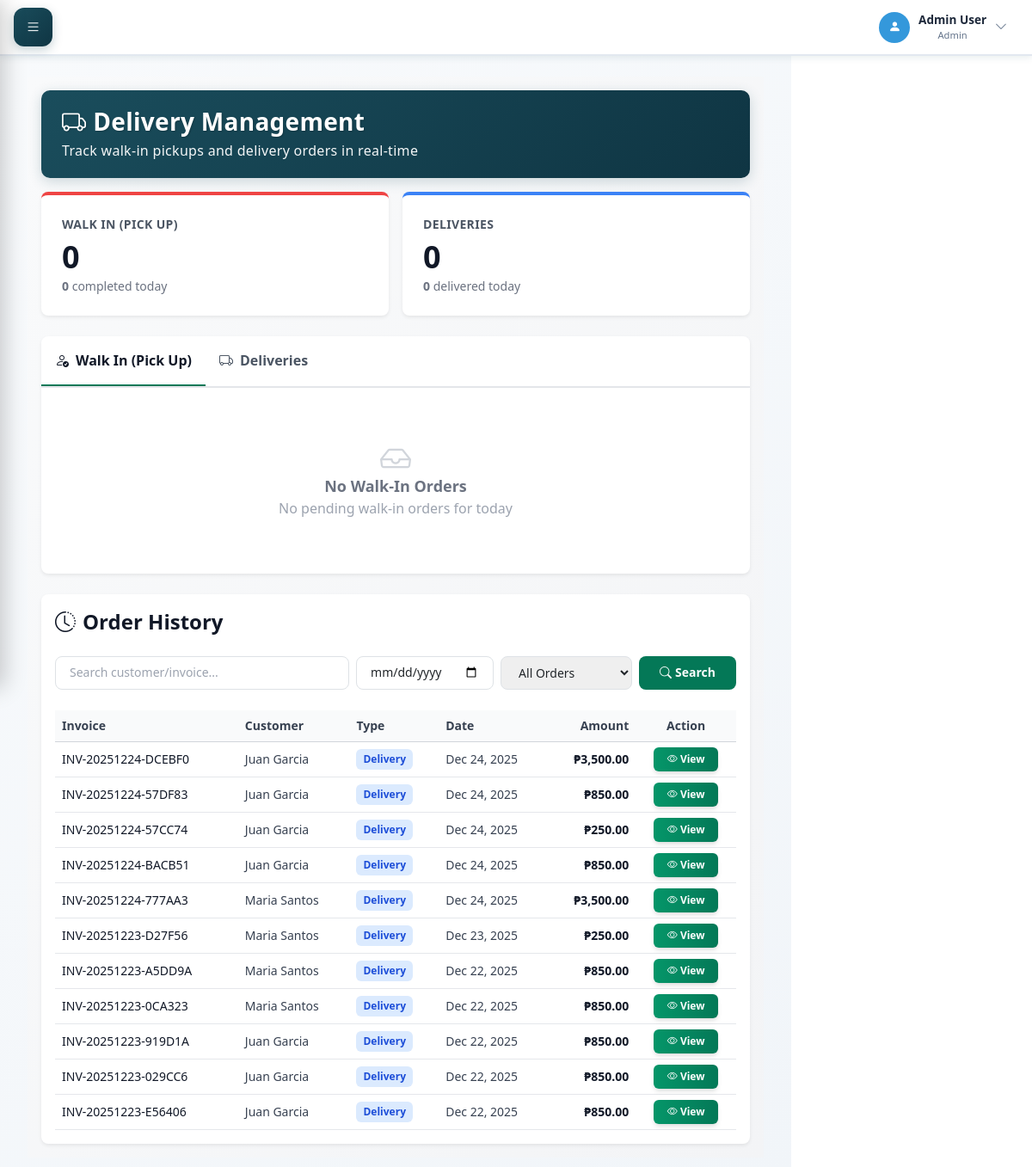
/admin/deliveries.php (signed in), run on the app's committed database.
### tables this page shows
CREATE TABLE `deliveries` (
  `delivery_id` int(11) NOT NULL,
  `sale_id` int(11) NOT NULL,
  `customer_id` int(11) NOT NULL,
  `rider_id` int(11) DEFAULT NULL,
  `delivery_address` text NOT NULL,
  `delivery_status` enum('pending','in_transit','delivered','cancelled') DEFAULT 'pending',
  `delivery_date` date DEFAULT NULL,
  `notes` text DEFAULT NULL,
  `created_at` timestamp NOT NULL DEFAULT current_timestamp(),
  `updated_at` timestamp NOT NULL DEFAULT current_timestamp() ON UPDATE current_timestamp()
);

CREATE TABLE `sales` (
  `sale_id` int(11) NOT NULL,
  `invoice_number` varchar(50) NOT NULL,
  `customer_id` int(11) DEFAULT NULL,
  `user_id` int(11) NOT NULL,
  `total_amount` decimal(10,2) NOT NULL,
  `total_capital` decimal(10,2) NOT NULL,
  `total_profit` decimal(10,2) NOT NULL,
  `payment_method` enum('cash','gcash','bank') NOT NULL,
  `status` enum('completed','pending','void') DEFAULT 'completed',
  `void_reason` text DEFAULT NULL,
  `voided_by` int(11) DEFAULT NULL,
  `voided_at` timestamp NULL DEFAULT NULL,
  `created_at` timestamp NOT NULL DEFAULT current_timestamp()
);

CREATE TABLE `customers` (
  `customer_id` int(11) NOT NULL,
  `customer_name` varchar(100) NOT NULL,
  `contact` varchar(20) DEFAULT NULL,
  `address` text DEFAULT NULL,
  `customer_type` enum('regular','commercial') DEFAULT 'regular',
  `status` enum('active','inactive') DEFAULT 'active',
  `created_at` timestamp NOT NULL DEFAULT current_timestamp(),
  `updated_at` timestamp NOT NULL DEFAULT current_timestamp() ON UPDATE current_timestamp()
);

### admin/deliveries.php (the view, shortened to what this page needs)
<?php
require_once '../config/database.php';
$walkin_sql = "SELECT d.*,
               s.invoice_number, s.total_amount,
               c.customer_name, c.address, c.contact as customer_phone,
               r.rider_name, r.contact as rider_phone
               FROM deliveries d
               JOIN sales s ON d.sale_id = s.sale_id
               LEFT JOIN customers c ON s.customer_id = c.customer_id
               LEFT JOIN riders r ON d.rider_id = r.rider_id
               WHERE s.customer_id IS NULL
               AND DATE(d.created_at) = CURDATE()
               ORDER BY d.delivery_status ASC, d.created_at DESC";
$walkin_result = mysqli_query($conn, $walkin_sql);
$stats_sql = "SELECT
              SUM(CASE WHEN s.customer_id IS NULL THEN 1 ELSE 0 END) as walkin_total,
              SUM(CASE WHEN s.customer_id IS NULL AND d.delivery_status = 'completed' THEN 1 ELSE 0 END) as walkin_completed,
              SUM(CASE WHEN s.customer_id IS NOT NULL THEN 1 ELSE 0 END) as delivery_total,
              SUM(CASE WHEN s.customer_id IS NOT NULL AND d.delivery_status = 'delivered' THEN 1 ELSE 0 END) as delivery_delivered
              FROM deliveries d
              JOIN sales s ON d.sale_id = s.sale_id
              WHERE DATE(d.created_at) = CURDATE()";
$stats_result = mysqli_query($conn, $stats_sql);
$stats = mysqli_fetch_assoc($stats_result);
$search_query = isset($_GET['search']) ? mysqli_real_escape_string($conn, $_GET['search']) : '';
$search_date = isset($_GET['search_date']) ? mysqli_real_escape_string($conn, $_GET['search_date']) : '';
$history_sql = "SELECT d.*,
                s.invoice_number, s.total_amount, s.payment_method, s.created_at as sale_date,
                c.customer_name, c.address, c.contact as customer_phone,
                r.rider_name, r.contact as rider_phone,
                u.full_name as cashier
                FROM deliveries d
                JOIN sales s ON d.sale_id = s.sale_id
                LEFT JOIN customers c ON s.customer_id = c.customer_id
                LEFT JOIN riders r ON d.rider_id = r.rider_id
                LEFT JOIN users u ON s.user_id = u.user_id
                WHERE 1=1";
$history_sql .= " GROUP BY d.delivery_id ORDER BY d.created_at DESC LIMIT 100";
$history_result = mysqli_query($conn, $history_sql);
include '../includes/header.php';
?>
<link href="https://cdn.jsdelivr.net/npm/tailwindcss@2.2.19/dist/tailwind.min.css" rel="stylesheet">
<link href="https://cdn.jsdelivr.net/npm/sweetalert2@11.10.0/dist/sweetalert2.min.css" rel="stylesheet">
<div class="main-content">
    <div class="min-h-screen bg-gradient-to-br from-gray-50 to-gray-100 p-3 sm:p-4 md:p-6">
        <div class="max-w-7xl mx-auto">
        <div class="dashboard-header">
            <div class="header-content">
                <h1 class="animate-slide-in">
                    <i class="bi bi-truck me-2"></i>Delivery Management
                </h1>
                <p class="mb-0 animate-fade-in">
                    Track walk-in pickups and delivery orders in real-time
                </p>
            </div>
            </div>
        </div>
        <div class="grid grid-cols-1 sm:grid-cols-2 gap-3 md:gap-4 mb-6">
            <div class="bg-white rounded-lg shadow-sm p-4 md:p-6 border-t-4 border-red-500">
                <h3 class="text-xs md:text-sm font-semibold text-gray-600 uppercase tracking-wide">Walk In (Pick Up)</h3>
                <p class="text-3xl md:text-4xl font-bold text-gray-900 mt-2"><?php echo ($stats['walkin_total'] ?? 0); ?></p>
                <p class="text-xs md:text-sm text-gray-500 mt-1">
                    <strong><?php echo ($stats['walkin_completed'] ?? 0); ?></strong> completed today
                </p>
            </div>
            <div class="bg-white rounded-lg shadow-sm p-4 md:p-6 border-t-4 border-blue-500">
                <h3 class="text-xs md:text-sm font-semibold text-gray-600 uppercase tracking-wide">Deliveries</h3>
                <p class="text-3xl md:text-4xl font-bold text-gray-900 mt-2"><?php echo ($stats['delivery_total'] ?? 0); ?></p>
                <p class="text-xs md:text-sm text-gray-500 mt-1">
                    <strong><?php echo ($stats['delivery_delivered'] ?? 0); ?></strong> delivered today
                </p>
            </div>
        </div>
        <div class="bg-white rounded-t-lg shadow-sm border-b overflow-x-auto">
            <div class="flex border-b min-w-max md:min-w-0">
                <button class="section-tab-btn active px-3 md:px-6 py-3 md:py-4 font-semibold text-sm md:text-base text-gray-900 border-b-2 border-green-700 whitespace-nowrap" data-tab="walkin">
                    <i class="bi bi-person-check mr-2"></i>Walk In (Pick Up)
                </button>
                <button class="section-tab-btn px-3 md:px-6 py-3 md:py-4 font-semibold text-sm md:text-base text-gray-600 border-b-2 border-transparent hover:text-gray-900 whitespace-nowrap" data-tab="delivery">
                    <i class="bi bi-truck mr-2"></i>Deliveries
                </button>
            </div>
        </div>
        <div id="walkin-tab" class="tab-content bg-white shadow-sm rounded-b-lg p-3 md:p-6 mb-6">
            <div class="grid grid-cols-1 sm:grid-cols-2 lg:grid-cols-3 gap-3 md:gap-4">
                <?php
                if (mysqli_num_rows($walkin_result) > 0) {
                    while ($item = mysqli_fetch_assoc($walkin_result)):
                ?>
                    <div class="bg-white border border-gray-200 rounded-lg overflow-hidden hover:shadow-md transition">
                        <div class="bg-gradient-to-r from-gray-50 to-gray-100 p-3 md:p-4 border-b">
                            <h4 class="font-semibold text-gray-900 text-sm md:text-base"><?php echo htmlspecialchars($item['invoice_number']); ?></h4>
                            <p class="text-xs md:text-sm text-gray-600">
                                <i class="bi bi-clock mr-1"></i><?php echo date('M d, Y h:i A', strtotime($item['created_at'])); ?>
                            </p>
                        </div>
                        <div class="p-3 md:p-4 space-y-3">
                            <div>
                                <span class="inline-block px-2 md:px-3 py-1 text-xs font-semibold text-white bg-green-600 rounded-full">
                                    <?php echo ucwords(str_replace('_', ' ', $item['delivery_status'])); ?>
                                </span>
                            </div>
                            <div>
                                <p class="text-xs font-semibold text-gray-600 uppercase">Customer</p>
                                <p class="text-sm md:text-base text-gray-900 font-medium">Walk-In</p>
                            </div>
                            <div>
                                <p class="text-xs font-semibold text-gray-600 uppercase">Amount</p>
                                <p class="text-lg md:text-xl font-bold text-green-600">₱<?php echo number_format($item['total_amount'], 2); ?></p>
                            </div>
                            <?php if ($item['rider_name']): ?>
                                <div class="bg-gradient-to-r from-emerald-800 to-emerald-900 p-3 rounded-lg shadow-md border-2 border-yellow-400">
                                    <p class="text-xs font-bold text-yellow-300 uppercase tracking-wide mb-1 flex items-center gap-1">
                                        <i class="bi bi-person-check-fill"></i> Rider Assigned
                                    </p>
                                    <p class="text-yellow-400 font-bold text-sm md:text-base flex items-center gap-2">
                                        <i class="bi bi-bicycle"></i>
                                        <?php echo htmlspecialchars($item['rider_name']); ?>
                                    </p>
                                </div>
                            <?php endif; ?>
                            <div class="flex flex-col gap-2 mt-2">
                                <button onclick="viewOrderDetails(<?php echo $item['sale_id']; ?>)" class="w-full px-3 py-2.5 bg-gradient-to-r from-green-600 to-green-700 text-white text-sm font-bold rounded-lg hover:from-green-700 hover:to-green-800 transition shadow-md flex items-center justify-center gap-2">
                                    <i class="bi bi-eye-fill"></i>
                                    <span>View Details</span>
                                </button>
                            </div>
                        </div>
                    </div>
                <?php
                    endwhile;
                } else {
                ?>
                    <div class="col-span-full text-center py-8 md:py-12">
                        <i class="bi bi-inbox text-3xl md:text-4xl text-gray-300 mb-2"></i>
                        <h4 class="text-base md:text-lg font-semibold text-gray-500">No Walk-In Orders</h4>
                        <p class="text-sm md:text-base text-gray-400">No pending walk-in orders for today</p>
                    </div>
                <?php } ?>
            </div>
        </div>
        <div class="bg-white rounded-lg shadow-sm p-3 md:p-6">
            <h2 class="text-xl md:text-2xl font-bold text-gray-900 mb-4 flex items-center gap-2">
                <i class="bi bi-clock-history"></i>Order History
            </h2>
            <div class="grid grid-cols-1 md:grid-cols-3 gap-2 md:gap-4 mb-4 md:mb-6">
                <form method="GET" class="flex flex-col md:flex-row gap-2 col-span-1 md:col-span-3">
                    <input type="text" name="search" placeholder="Search customer/invoice..." value="<?php echo htmlspecialchars($search_query); ?>" class="flex-1 px-3 md:px-4 py-2 text-sm border border-gray-300 rounded-lg focus:outline-none focus:ring-2 focus:ring-green-700">
                    <input type="date" name="search_date" value="<?php echo htmlspecialchars($search_date); ?>" class="px-3 md:px-4 py-2 text-sm border border-gray-300 rounded-lg focus:outline-none focus:ring-2 focus:ring-green-700">
                    <select name="filter" class="px-3 md:px-4 py-2 text-sm border border-gray-300 rounded-lg focus:outline-none focus:ring-2 focus:ring-green-700">
                        <option value="all">All Orders</option>
                    </select>
                    <button type="submit" class="px-4 md:px-6 py-2 bg-green-700 text-white font-semibold text-sm rounded-lg hover:bg-green-800 transition whitespace-nowrap">
                        <i class="bi bi-search mr-1"></i>Search
                    </button>
                </form>
            </div>
            <div class="overflow-x-auto">
                <table class="w-full text-xs md:text-sm">
                    <thead>
                        <tr class="border-b border-gray-300 bg-gray-50">
                            <th class="px-2 md:px-3 py-2 text-left font-semibold text-gray-700 text-xs md:text-sm">Invoice</th>
                            <th class="px-2 md:px-3 py-2 text-left font-semibold text-gray-700 text-xs md:text-sm">Customer</th>
                            <th class="px-2 md:px-3 py-2 text-left font-semibold text-gray-700 hidden sm:table-cell text-xs md:text-sm">Type</th>
                            <th class="px-2 md:px-3 py-2 text-left font-semibold text-gray-700 hidden md:table-cell text-xs md:text-sm">Date</th>
                            <th class="px-2 md:px-3 py-2 text-right font-semibold text-gray-700 text-xs md:text-sm">Amount</th>
                            <th class="px-2 md:px-3 py-2 text-center font-semibold text-gray-700 text-xs md:text-sm">Action</th>
                        </tr>
                    </thead>
                    <tbody>
                        <?php
                        if (mysqli_num_rows($history_result) > 0) {
                            while ($row = mysqli_fetch_assoc($history_result)):
                        ?>
                            <tr class="border-b border-gray-200 hover:bg-gray-50">
                                <td class="px-2 md:px-3 py-1.5 font-medium text-gray-900 text-xs md:text-sm"><?php echo htmlspecialchars($row['invoice_number']); ?></td>
                                <td class="px-2 md:px-3 py-1.5 text-gray-700 text-xs md:text-sm">
                                    <?php echo htmlspecialchars($row['customer_name'] ?? 'Walk-In'); ?>
                                </td>
                                <td class="px-2 md:px-3 py-1.5 hidden sm:table-cell">
                                    <?php if ($row['customer_name'] == NULL): ?>
                                        <span class="inline-block px-2 py-1 text-xs font-semibold text-red-700 bg-red-100 rounded">Walk In</span>
                                    <?php else: ?>
                                        <span class="inline-block px-2 py-1 text-xs font-semibold text-blue-700 bg-blue-100 rounded">Delivery</span>
                                    <?php endif; ?>
                                </td>
                                <td class="px-2 md:px-3 py-1.5 text-gray-700 text-xs md:text-sm hidden md:table-cell">
                                    <?php echo date('M d, Y', strtotime($row['sale_date'])); ?>
                                </td>
                                <td class="px-2 md:px-3 py-1.5 text-right font-bold text-gray-900 text-xs md:text-sm">
                                    ₱<?php echo number_format($row['total_amount'], 2); ?>
                                </td>
                                <td class="px-2 md:px-3 py-1.5 text-center">
                                    <button onclick="viewOrderDetails(<?php echo $row['sale_id']; ?>)" class="px-3 py-1.5 text-xs font-bold text-white bg-gradient-to-r from-green-600 to-green-700 hover:from-green-700 hover:to-green-800 active:from-green-800 active:to-green-900 rounded-md transition whitespace-nowrap shadow-md">
                                        <i class="bi bi-eye"></i> View
                                    </button>
                                </td>
                            </tr>
                        <?php
                            endwhile;
                        } ?>
                    </tbody>
                </table>
            </div>
        </div>
    </div>
</div>
<?php
include '../includes/footer.php';
?>

### data on the page
deliveries: sale.invoice_number "INV-20251224-DCEBF0", customer.customer_name "Juan Garcia", sale.created_at "Dec 24, 2025", sale.total_amount "3,500.00"
deliveries: sale.invoice_number "INV-20251224-57DF83", customer.customer_name "Juan Garcia", sale.created_at "Dec 24, 2025", sale.total_amount "850.00"
deliveries: sale.invoice_number "INV-20251224-57CC74", customer.customer_name "Juan Garcia", sale.created_at "Dec 24, 2025", sale.total_amount "250.00"
deliveries: sale.invoice_number "INV-20251224-BACB51", customer.customer_name "Juan Garcia", sale.created_at "Dec 24, 2025", sale.total_amount "850.00"
deliveries: sale.invoice_number "INV-20251224-777AA3", customer.customer_name "Maria Santos", sale.created_at "Dec 24, 2025", sale.total_amount "3,500.00"
deliveries: sale.invoice_number "INV-20251223-D27F56", customer.customer_name "Maria Santos", sale.created_at "Dec 23, 2025", sale.total_amount "250.00"
deliveries: sale.invoice_number "INV-20251223-A5DD9A", customer.customer_name "Maria Santos", sale.created_at "Dec 22, 2025", sale.total_amount "850.00"
deliveries: sale.invoice_number "INV-20251223-0CA323", customer.customer_name "Maria Santos", sale.created_at "Dec 22, 2025", sale.total_amount "850.00"
deliveries: sale.invoice_number "INV-20251223-919D1A", customer.customer_name "Juan Garcia", sale.created_at "Dec 22, 2025", sale.total_amount "850.00"
deliveries: sale.invoice_number "INV-20251223-029CC6", customer.customer_name "Juan Garcia", sale.created_at "Dec 22, 2025", sale.total_amount "850.00"
deliveries: sale.invoice_number "INV-20251223-E56406", customer.customer_name "Juan Garcia", sale.created_at "Dec 22, 2025", sale.total_amount "850.00"

### other printed values
substr($name, 0, 20) "Admin User"
$_SESSION['role_name'] "Admin"
$stats['walkin_total'] "0"
$stats['walkin_completed'] "0"
$stats['delivery_total'] "0"
$stats['delivery_delivered'] "0"
